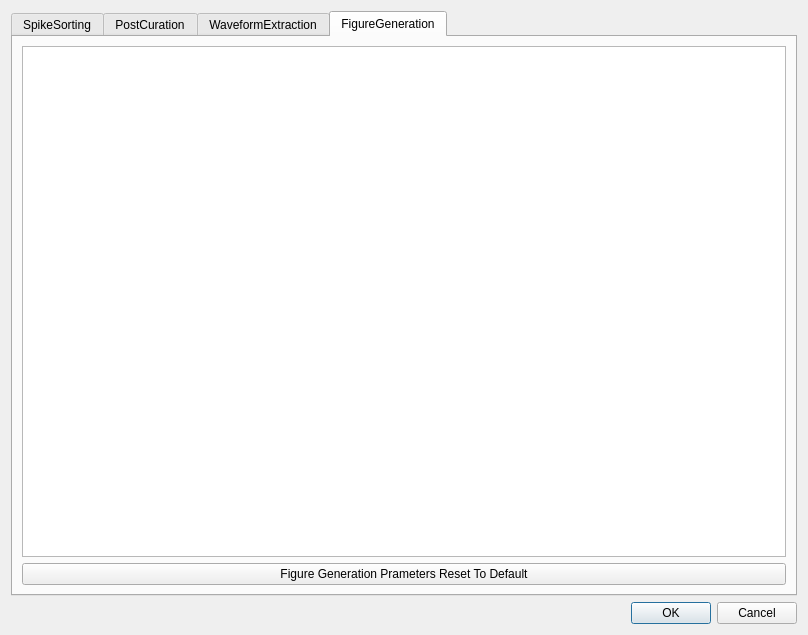
<?xml version="1.0" encoding="UTF-8"?>
<ui version="4.0">
 <class>DialogSpikeAnalysisParameter</class>
 <widget class="QDialog" name="DialogSpikeAnalysisParameter">
  <property name="geometry">
   <rect>
    <x>0</x>
    <y>0</y>
    <width>808</width>
    <height>635</height>
   </rect>
  </property>
  <property name="windowTitle">
   <string>Spike Analysis Parameter Selection</string>
  </property>
  <layout class="QVBoxLayout" name="verticalLayout">
   <item>
    <widget class="QTabWidget" name="tabWidget">
     <property name="currentIndex">
      <number>3</number>
     </property>
     <widget class="QWidget" name="tabSpikeSorting">
      <attribute name="title">
       <string>SpikeSorting</string>
      </attribute>
      <layout class="QVBoxLayout" name="verticalLayout_2">
       <item>
        <widget class="QTableView" name="tableViewSpikeSorting"/>
       </item>
       <item>
        <widget class="QPushButton" name="pushButtonSpikeSorting">
         <property name="text">
          <string>Spike Sorting Prameters Reset To Default</string>
         </property>
        </widget>
       </item>
      </layout>
     </widget>
     <widget class="QWidget" name="tabPostCuratoin">
      <attribute name="title">
       <string>PostCuration</string>
      </attribute>
      <layout class="QVBoxLayout" name="verticalLayout_4">
       <item>
        <widget class="QTableView" name="tableViewPostCuratoin"/>
       </item>
       <item>
        <widget class="QPushButton" name="pushButtonPostCuratoin">
         <property name="text">
          <string>Post Curation Prameters Reset To Default</string>
         </property>
        </widget>
       </item>
      </layout>
     </widget>
     <widget class="QWidget" name="tabWaveformExtraction">
      <attribute name="title">
       <string>WaveformExtraction</string>
      </attribute>
      <layout class="QVBoxLayout" name="verticalLayout_3">
       <item>
        <widget class="QTableView" name="tableViewWaveformExtraction"/>
       </item>
       <item>
        <widget class="QPushButton" name="pushButtonWaveformExtraction">
         <property name="text">
          <string>Waveform Extraction Prameters Reset To Default</string>
         </property>
        </widget>
       </item>
      </layout>
     </widget>
     <widget class="QWidget" name="tabFigureGeneration">
      <attribute name="title">
       <string>FigureGeneration</string>
      </attribute>
      <layout class="QVBoxLayout" name="verticalLayout_5">
       <item>
        <widget class="QTableView" name="tableViewFigureGeneration"/>
       </item>
       <item>
        <widget class="QPushButton" name="pushButtonFigureGeneration">
         <property name="text">
          <string>Figure Generation Prameters Reset To Default</string>
         </property>
        </widget>
       </item>
      </layout>
     </widget>
    </widget>
   </item>
   <item>
    <widget class="QDialogButtonBox" name="buttonBox">
     <property name="orientation">
      <enum>Qt::Horizontal</enum>
     </property>
     <property name="standardButtons">
      <set>QDialogButtonBox::Cancel|QDialogButtonBox::Ok</set>
     </property>
    </widget>
   </item>
  </layout>
 </widget>
 <resources/>
 <connections>
  <connection>
   <sender>buttonBox</sender>
   <signal>accepted()</signal>
   <receiver>DialogSpikeAnalysisParameter</receiver>
   <slot>accept()</slot>
   <hints>
    <hint type="sourcelabel">
     <x>248</x>
     <y>254</y>
    </hint>
    <hint type="destinationlabel">
     <x>157</x>
     <y>274</y>
    </hint>
   </hints>
  </connection>
  <connection>
   <sender>buttonBox</sender>
   <signal>rejected()</signal>
   <receiver>DialogSpikeAnalysisParameter</receiver>
   <slot>reject()</slot>
   <hints>
    <hint type="sourcelabel">
     <x>316</x>
     <y>260</y>
    </hint>
    <hint type="destinationlabel">
     <x>286</x>
     <y>274</y>
    </hint>
   </hints>
  </connection>
 </connections>
</ui>
